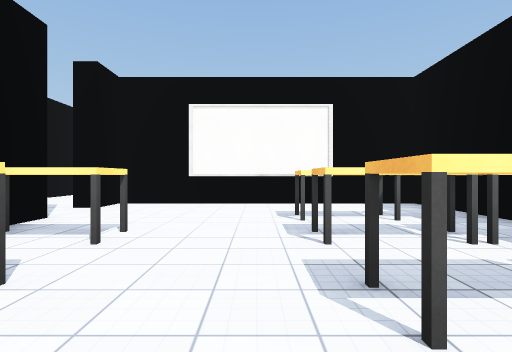
[1] (above)

23 first-person views from a walk through a scene from a Unity 3-D project. The camera is 1.3 m above the floor, looks level and sees 80° across. The floor is counted in squares, 2 m on a side. Each view is taken from the middle of a square. On the plan, view 1 faces up. The plan holds only what a view shows up to about 10 squares ahead; the rest is blank. The place goes on beyond the plan. The player character is not drawn. Some animated figures are left out. Surface patterns are stand-ins for the level's own textures.

[2]
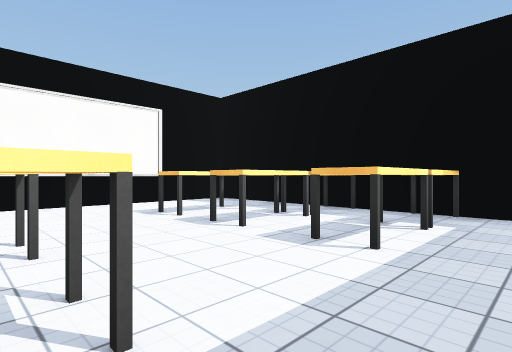

[3]
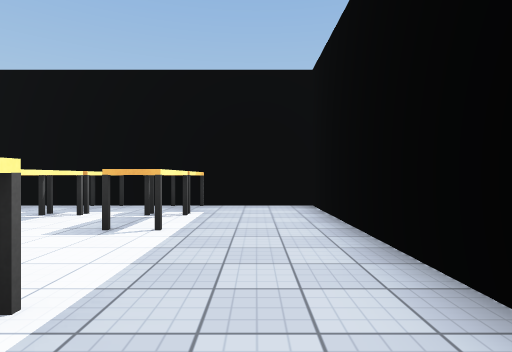

[4]
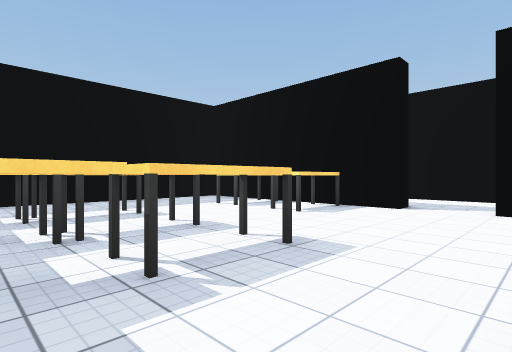

[5]
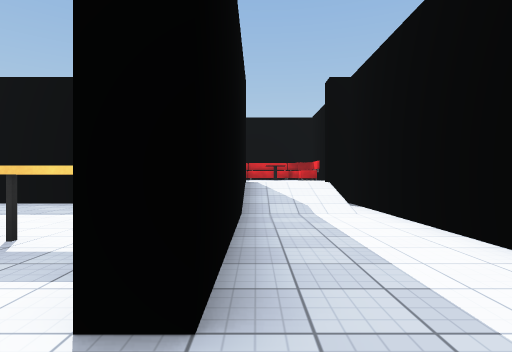

[6]
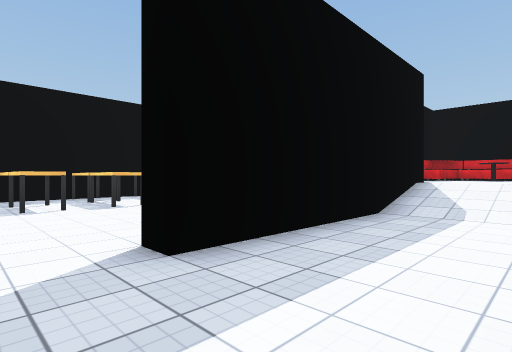

[7]
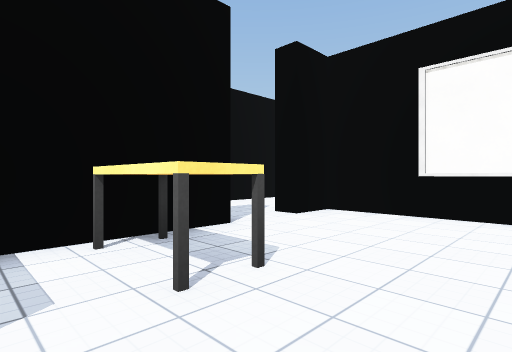

[8]
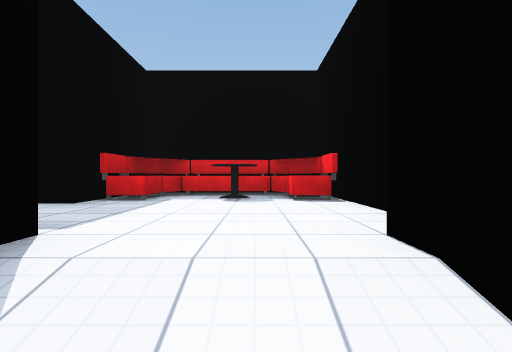

[9]
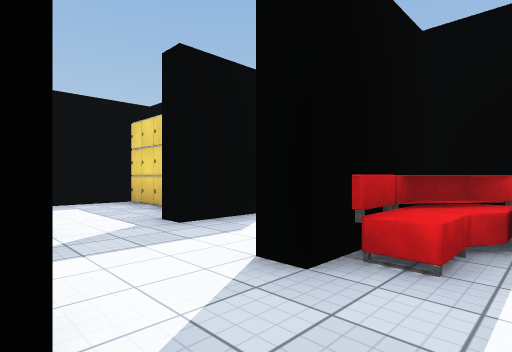

[10]
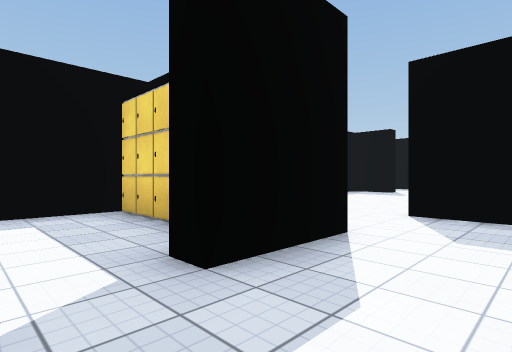

[11]
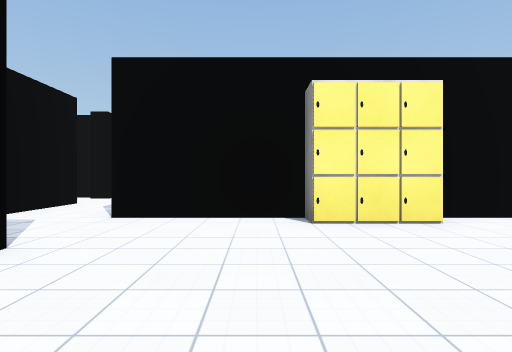

[12]
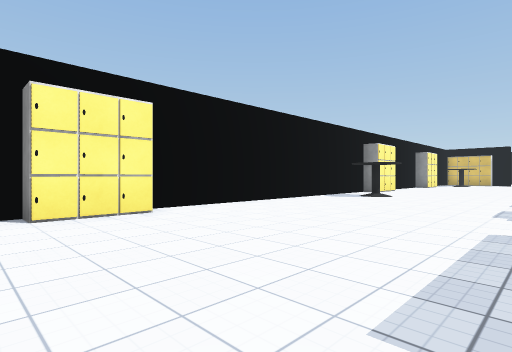

[13]
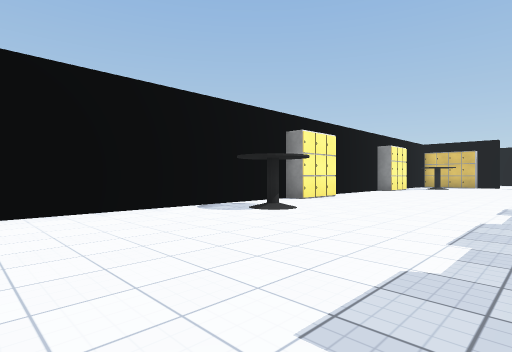

[14]
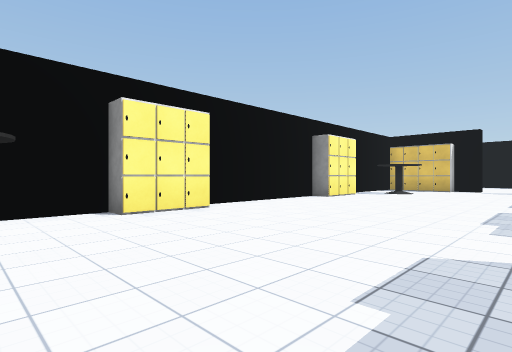

[15]
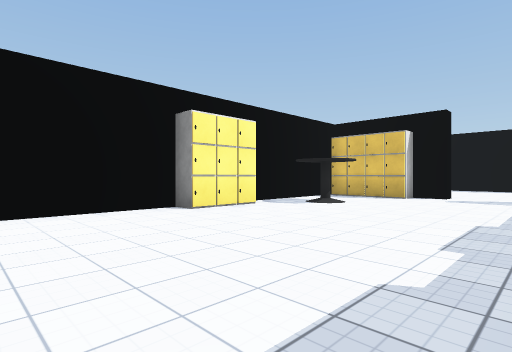

[16]
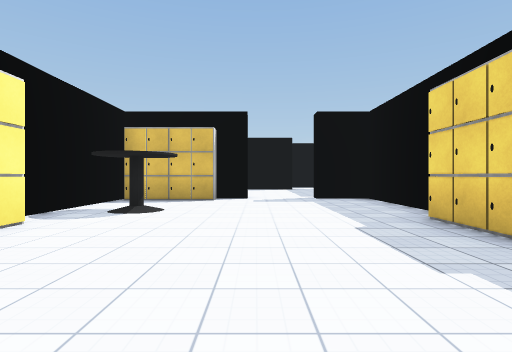

[17]
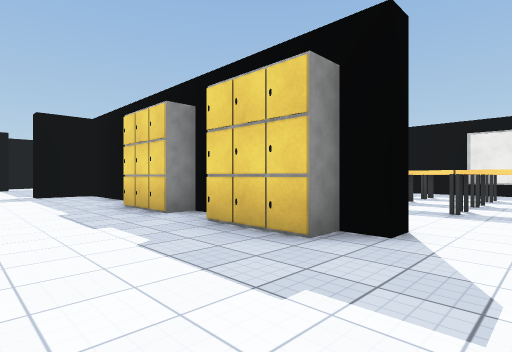

[18]
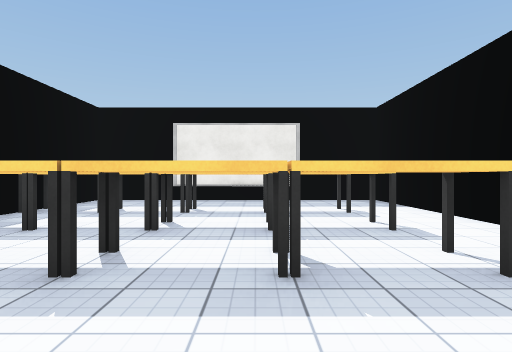

[19]
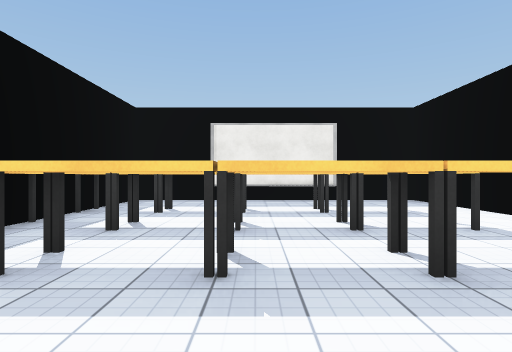

[20]
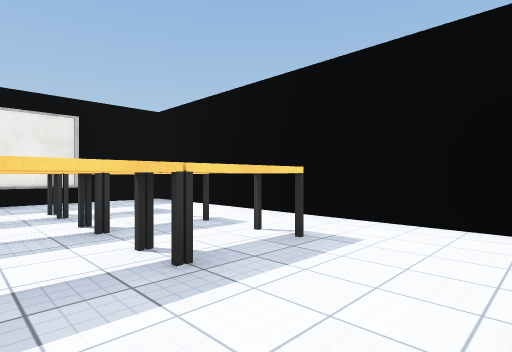

[21]
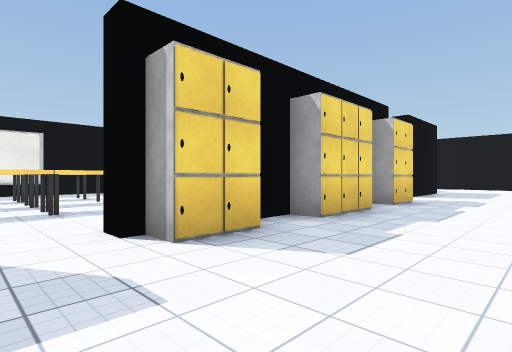

[22]
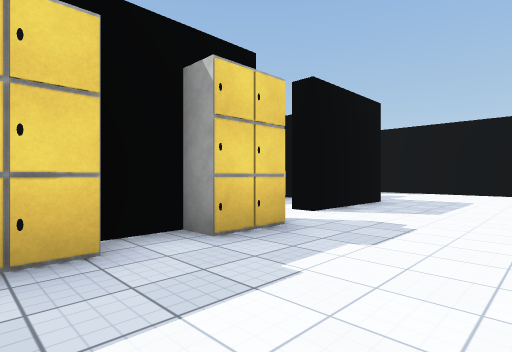

[23]
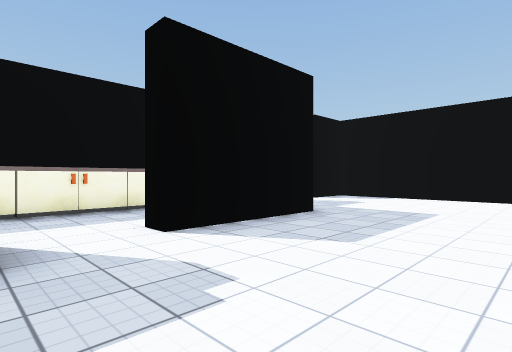

### Floor plan
Key: @ floor where view 1 was taken; # wall or solid block; . main floor; - floor 1 m lower than the main floor; / step, stairs or slope; T table; L locker; C counter; O other object.
Columns run from 7 left of view 1 to 29 right of it. Each row starts with its distance up from view 1.
  8 #--#########
  7 #--#---##--#
  6 #----------#
  5 #-------TTT#
  4 #---#------#
  3  ---TT--TTT#
  2  --##T--TTT#
  1 #--#-------#
  0 #-/#---@---#
 -1 ##/#####---#
 -2  ...#.
 -3  ..........
 -4  ...#......#
 -5  OO.O..  LL#
 -6  #OO#..#  ##################  #####
 -7      .....LL.........LL.....LL...L
 -8        ............O...........O.L
 -9        ...........................#
-10        ..............................
-11       #..............................
-12       #...........................#.
-13       #....####.LLLLL#L..LL#LL#####
-14       #....   ...   .....
-15       ###.   ....   ......
-16             #CCCCC  ..TTTTT
-17                    #.......
-18                    #..TTTTTT
-19                    #........
-20                    #..TTTTT#
-21                    #.......#
-22                    #..##...#
-23                    #########

Where each view was taken, in squares from view 1:
view 1: 0 up, 0 right, facing up
view 2: 0 up, 2 left, facing up-right
view 3: 0 up, 3 left, facing right
view 4: 7 up, 3 right, facing down-left
view 5: 6 up, 4 left, facing down
view 6: 6 up, 6 left, facing down-right
view 7: 2 up, 0 right, facing up-left
view 8: 0 up, 5 left, facing down
view 9: 2 down, 4 left, facing down-right
view 10: 3 down, 2 left, facing down-right
view 11: 11 down, 2 right, facing up
view 12: 12 down, 2 right, facing up-right
view 13: 12 down, 7 right, facing up-right
view 14: 12 down, 12 right, facing up-right
view 15: 12 down, 17 right, facing up-right
view 16: 10 down, 18 right, facing right
view 17: 10 down, 16 right, facing down-right
view 18: 14 down, 16 right, facing down
view 19: 14 down, 17 right, facing down
view 20: 14 down, 17 right, facing down-left
view 21: 10 down, 17 right, facing down-left
view 22: 10 down, 12 right, facing down-left
view 23: 10 down, 9 right, facing down-left
